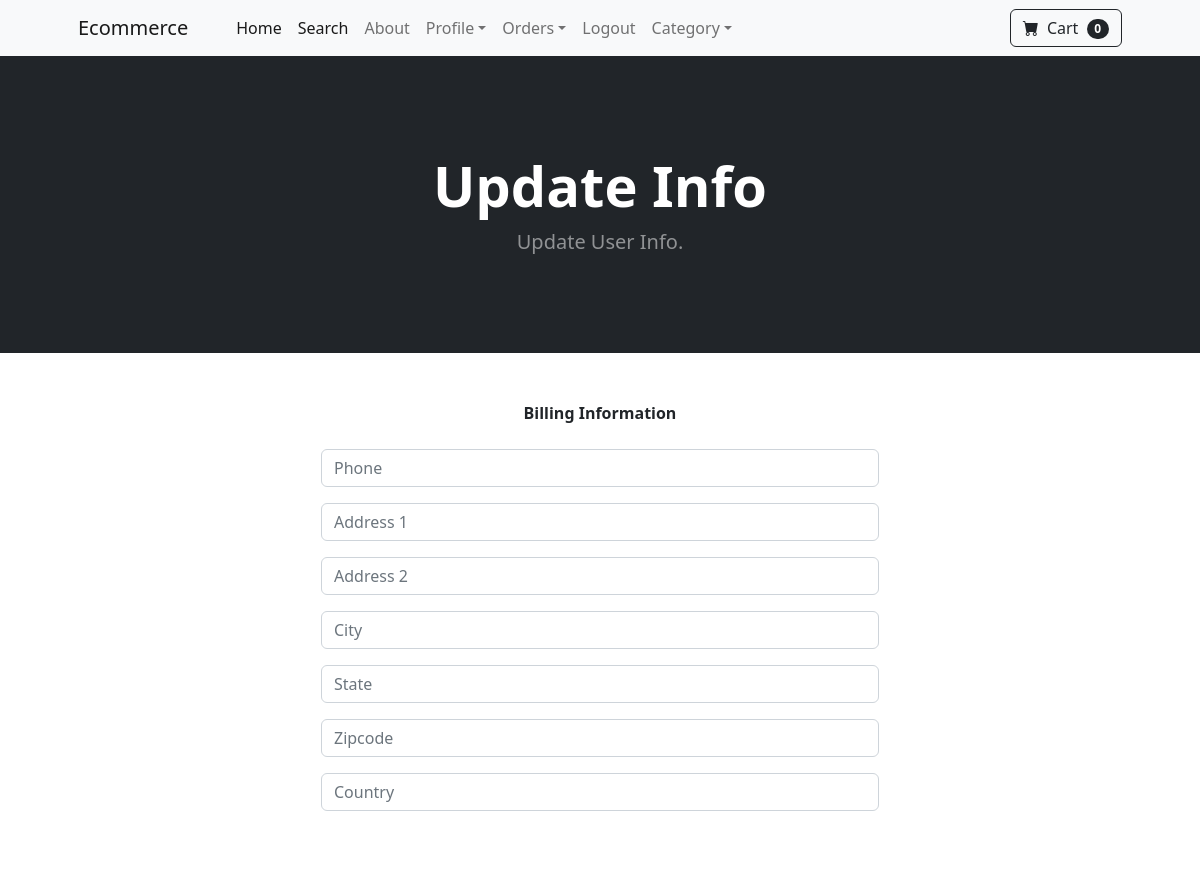
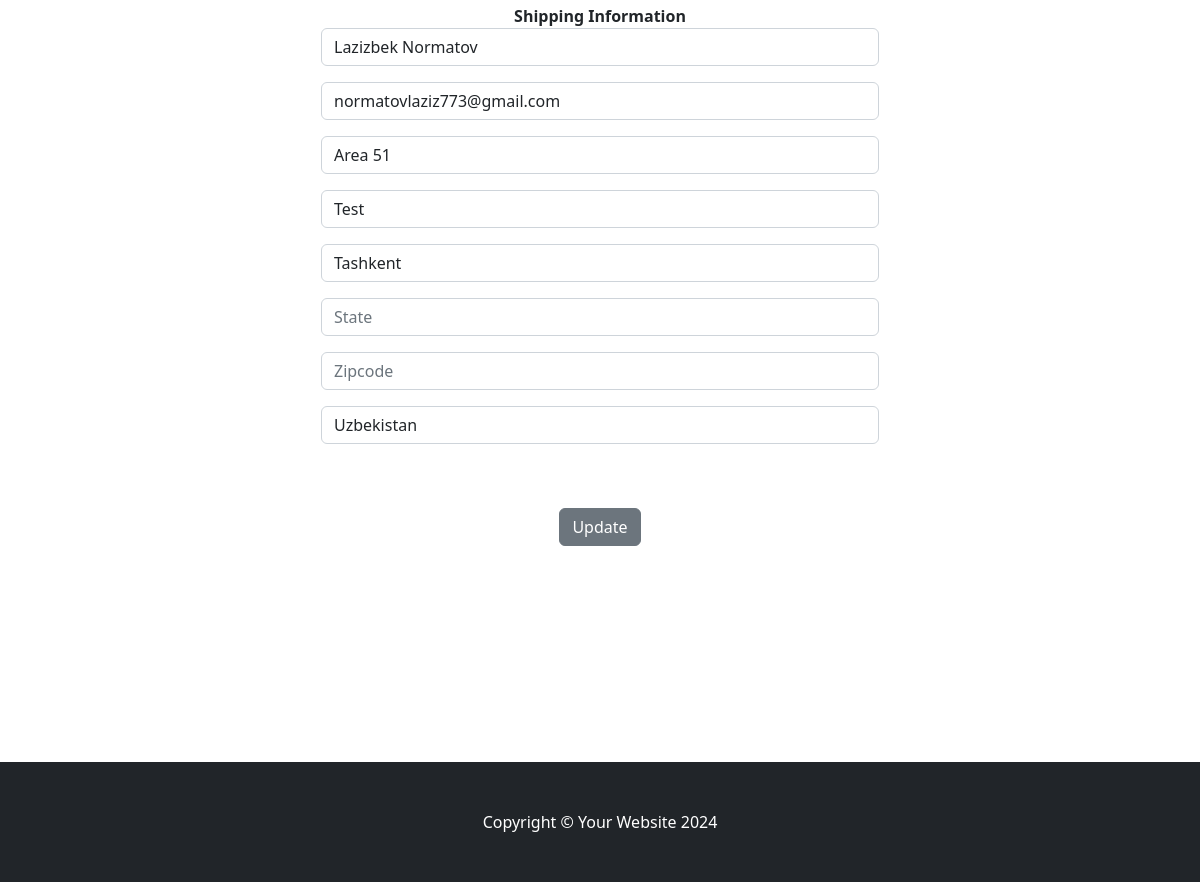
The page /update_info/ (signed in) on the database its author committed (2 pictures, top to bottom).
### store/models.py (models this page shows, shortened)
class Profile(models.Model):
    user = models.OneToOneField(User, on_delete=models.CASCADE)
    date_modified = models.DateTimeField(User, auto_now=True)
    phone = models.CharField(max_length=20, blank=True)
    address1 = models.CharField(max_length=200, blank=True)
    address2 = models.CharField(max_length=200, blank=True)
    city = models.CharField(max_length=200, blank=True)
    state = models.CharField(max_length=200, blank=True)
    zipcode = models.CharField(max_length=200, blank=True)
    country = models.CharField(max_length=200, blank=True)
    old_cart = models.CharField(max_length=200, blank=True, null=True)

### payment/models.py (models this page shows, shortened)
class ShippingAddress(models.Model):
    user = models.ForeignKey(User, on_delete=models.CASCADE, null=True, blank=True)
    shipping_full_name = models.CharField(max_length=255)
    shipping_email = models.CharField(max_length=200)
    shipping_address1 = models.CharField(max_length=200)
    shipping_address2 = models.CharField(max_length=200,null=True, blank=True)
    shipping_city = models.CharField(max_length=200)
    shipping_state = models.CharField(max_length=200, null=True,blank=True)
    shipping_zipcode = models.CharField(max_length=200,null=True,blank=True)
    shipping_country = models.CharField(max_length=200)
    class Meta:
        verbose_name_plural = "Shipping Address"

### store/views.py (the view)
# urls.py: path('update_info/', views.update_info, name='update_info'),
def update_info(request):
    if request.user.is_authenticated:
        current_user = Profile.objects.get(user__id=request.user.id)
        shipping_user = ShippingAddress.objects.get(user__id=request.user.id)
        form = UserInfoForm(request.POST or None, instance=current_user)
        shipping_form = ShippingForm(request.POST or None, instance=shipping_user)
        if form.is_valid() or shipping_form.is_valid():
            form.save()
            shipping_form.save()
            messages.success(request, "User info has been updated!!")
            return redirect('home')
        return render(request, 'update_info.html', {'form':form, 'shipping_form':shipping_form})
    else:
        messages.success(request, "You must be logged in first")
        return redirect('home')

### store/forms.py
class UserInfoForm(forms.ModelForm):
    phone = forms.CharField(label="", widget=forms.TextInput(attrs={'class':'form-control','placeholder':'Phone'}), required=False)
    address1 = forms.CharField(label="", widget=forms.TextInput(attrs={'class':'form-control','placeholder':'Address 1'}), required=False)
    address2 = forms.CharField(label="", widget=forms.TextInput(attrs={'class':'form-control','placeholder':'Address 2'}), required=False)
    city = forms.CharField(label="", widget=forms.TextInput(attrs={'class':'form-control','placeholder':'City'}), required=False)
    state = forms.CharField(label="", widget=forms.TextInput(attrs={'class':'form-control','placeholder':'State'}), required=False)
    zipcode = forms.CharField(label="", widget=forms.TextInput(attrs={'class':'form-control','placeholder':'Zipcode'}), required=False)
    country = forms.CharField(label="", widget=forms.TextInput(attrs={'class':'form-control','placeholder':'Country'}), required=False)
    class Meta:
        model = Profile
        fields = ('phone', 'address1', 'address2','city', 'state', 'zipcode','country',)

### cart/cart.py (called while the page is built)
    def __len__(self):
        return len(self.cart)

### cart/context_processors.py (called while the page is built)
def cart(request):
    return {'cart':Cart(request)}

### store/templates/update_info.html (shortened to what this page needs)
{% extends 'base.html' %}
{% block content %}
<header class="bg-dark py-5">
    <div class="container px-4 px-lg-5 my-5">
        <div class="text-center text-white">
            <h1 class="display-4 fw-bolder">Update Info</h1>
            <p class="lead fw-normal text-white-50 mb-0">Update User Info.</p>
        </div>
    </div>
</header>
<div class="container">
    <div class="row">
        <center>
            <div class="col-6">
                <br><br>
                <strong>Billing Information</strong>
                <br><br>
                <form method="POST" action="{% url 'update_info' %}">
                    {{form.as_p}}
                    <br><br>
                    <strong>Shipping Information</strong>
                    {{shipping_form.as_p}}
                    <br><br>
                    <button type="submit" class="btn btn-secondary">
                        Update
                    </button>
                  </form>
                  <br>
                <br><br>
                <br><br>
                <br><br><br><br>
        </center>
    </div>
</div>
{% endblock %}

### rows shown on the page
ShippingAddress: shipping_full_name "Lazizbek Normatov", shipping_email "normatovlaziz773@gmail.com", shipping_address1 "Area 51", shipping_address2 "Test", shipping_city "Tashkent", shipping_country "Uzbekistan"

### other values the page prints
{{ cart|length }} "0"
